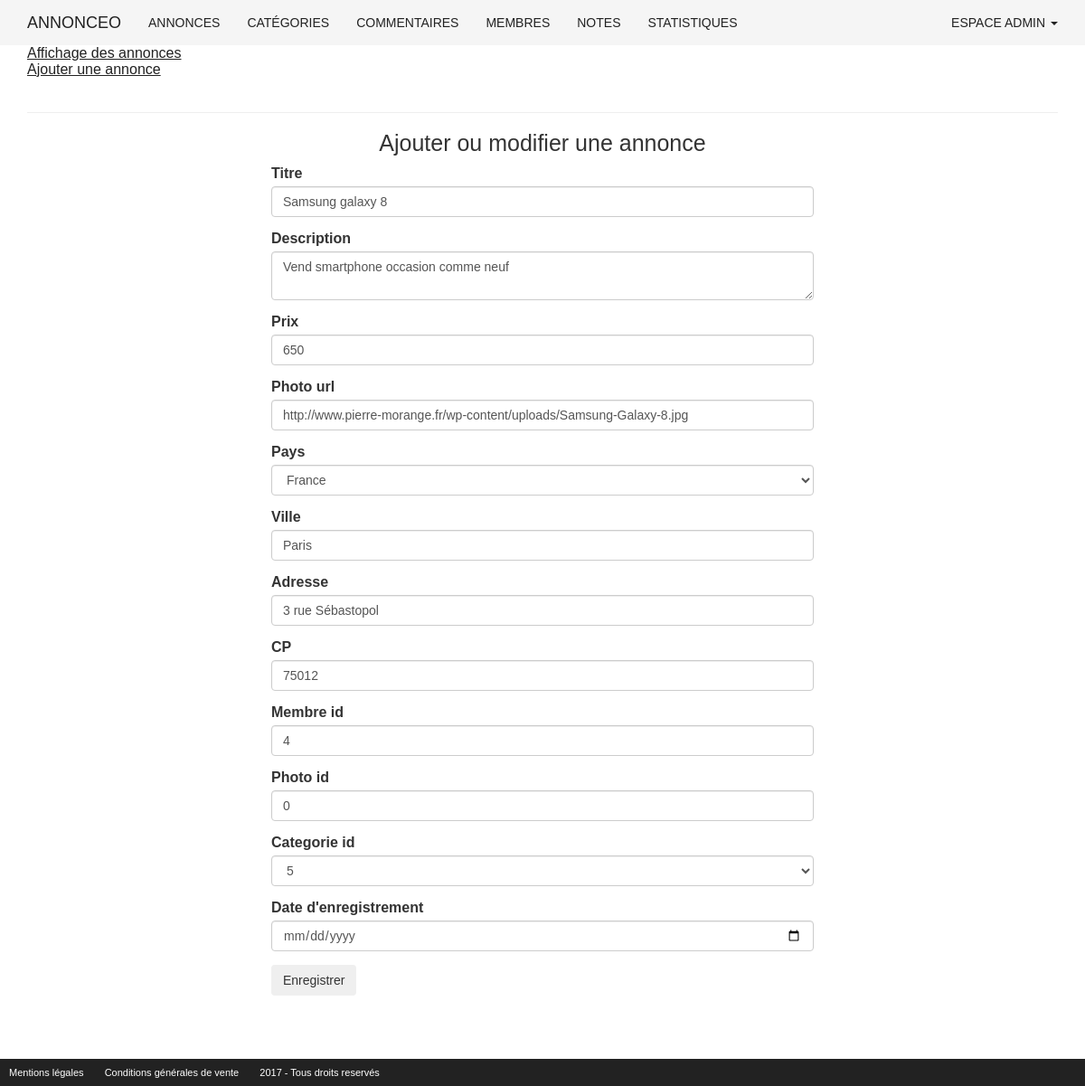
Screenshot of /admin/gestion_annonce.php?action=modification&id_annonce=1 (signed in) with the database file from the repository.
### tables this page shows
CREATE TABLE annonce(
	id_annonce INT(3) AUTO_INCREMENT,
	titre VARCHAR(255) NOT NULL,
	description TEXT NOT NULL,
	prix INT(20) NOT NULL,
	photo VARCHAR(200) NOT NULL,
	pays VARCHAR(20) NOT NULL,
	ville VARCHAR(20) NOT NULL,
	adresse VARCHAR(50) NOT NULL,
	cp INT(5) NOT NULL,
	membre_id INT(3) NOT NULL,
	photo_id INT(3) NOT NULL,
	categorie_id INT(3) NOT NULL,
	date_enregistrement DATETIME DEFAULT NULL,
	PRIMARY KEY(id_annonce)
);

### inc/init.inc.php (called while the page is built, shortened)
<?php
$content = '';

### admin/gestion_annonce.php (the view, shortened to what this page needs)
<?php
require_once("../inc/init.inc.php");
require_once("../inc/haut.inc.php");
$content .= '<a href="?action=affichage"><u>Affichage des annonces</u></a><br>';
$content .= '<a href="?action=ajout"><u>Ajouter une annonce</u></a><br><br><hr>';
echo $content;
if($_GET)
{
if(isset($_GET['action']) && $_GET['action'] == 'ajout' || $_GET['action'] == 'modification')
{
	if(isset($_GET['id_annonce']))
	{
		$resultat = $bdd->query("SELECT * FROM annonce WHERE id_annonce = $_GET[id_annonce]");
		$annonce_actuel = $resultat->fetch(PDO::FETCH_ASSOC);
	}
	$titre = (isset($annonce_actuel['titre'])) ? $annonce_actuel['titre'] : '';
	$description = (isset($annonce_actuel['description'])) ? $annonce_actuel['description'] : '';
	$prix = (isset($annonce_actuel['prix'])) ? $annonce_actuel['prix'] : '';
	$photo = (isset($annonce_actuel['photo'])) ? $annonce_actuel['photo'] : '';
	$pays = (isset($annonce_actuel['pays'])) ? $annonce_actuel['pays'] : '';
	$ville = (isset($annonce_actuel['ville'])) ? $annonce_actuel['ville'] : '';
	$adresse = (isset($annonce_actuel['adresse'])) ? $annonce_actuel['adresse'] : '';
	$cp = (isset($annonce_actuel['cp'])) ? $annonce_actuel['cp'] : '';
	$membre_id = (isset($annonce_actuel['membre_id'])) ? $annonce_actuel['membre_id'] : '';
	$photo_id = (isset($annonce_actuel['photo_id'])) ? $annonce_actuel['photo_id'] : '';
	$categorie_id = (isset($annonce_actuel['categorie_id'])) ? $annonce_actuel['categorie_id'] : '';
	$date_enregistrement = (isset($annonce_actuel['date_enregistrement'])) ? $annonce_actuel['date_enregistrement'] : '';
?>
<h1>Ajouter ou modifier une annonce</h1>
<form action="" method="post" enctype="multipart/form-data">
	<div class="form-group">
	<label for="titre">Titre</label>
	<input class="form-control" type="text" name="titre" id="titre" placeholder="titre" required="required" value="<?php echo $titre;?>" >
	</div>
	<div class="form-group">
	<label for="description">Description</label>
	<textarea class="form-control" type="text" name="description" id="description" placeholder="description" rows="2"><?php echo $description; ?></textarea>
	</div>
	<div class="form-group">
	<label for="titre">Prix</label>
	<input class="form-control" type="text" name="prix" id="prix" placeholder="prix" required="required" value="<?php echo $prix; ?>">
	</div>
	<div class="form-group">
	<label for="photo">Photo url</label>
	<input class="form-control" type="text" name="photo" id="photo" placeholder="Collez l'url de la photo" required="required" value="<?php echo $photo; ?>">
	</div>
	<div class="form-group">
	<label for="pays">Pays</label>
	<select class="form-control" type="text" name="pays" id="pays" required="required">
	<option><?php echo $pays; ?></option>
	</select>
	</div>
	<div class="form-group">
	<label for="ville">Ville</label>
	<input class="form-control" type="text" name="ville" id="ville" placeholder="ville" required="required" value="<?php echo $ville; ?>">
	</div>
	<div class="form-group">
	<label for="adresse">Adresse</label>
	<input class="form-control" type="text" name="adresse" id="adresse" placeholder="adresse" required="required" value="<?php echo $adresse; ?>">
	</div>
	<div class="form-group">
	<label for="cp">CP</label>
	<input class="form-control" type="text" name="cp" id="cp" placeholder="cp" required="required" value="<?php echo $cp; ?>">
	</div>
	<div class="form-group">
	<label for="membre_id">Membre id</label>
	<input class="form-control" type="text" name="membre_id" id="membre_id" placeholder="membre_id" required="required" value="<?php echo $membre_id; ?>">
	</div>
	<div class="form-group">
	<label for="photo_id">Photo id</label>
	<input class="form-control" type="text" name="photo_id" id="photo_id" placeholder="photo_id" required="required" value="<?php echo $photo_id; ?>">
	</div>
	<div class="form-group">
	<label for="categorie_id">Categorie id</label>
	<select id="categorie_id" name="categorie_id"  class="form-control">
	<option><?php echo $categorie_id; ?></option>
	</select>
	</div>
	<div class="form-group">
	<label for="date_enregistrement">Date d'enregistrement</label>
	<input class="form-control" type="date" name="date_enregistrement" id="date_enregistrement" placeholder="date_enregistrement" required="required" value="<?php echo $date_enregistrement; ?>">
	</div>
	<input type="submit" class="btn primary-btn" value="Enregistrer">
</form>
<?php
}}
require_once("../inc/bas.inc.php");
?>

### css/style.css (style rules this page uses)
* { box-sizing: border-box; }
body { margin: 0; padding: 0; font: 16px sans-serif; }
h1 { text-align: center; font-size: 2.5rem; }
a { color: #222; }
section form { width: 600px; margin: 0 auto 50px; }

### rows the page displays
annonce: titre "Samsung galaxy 8", description "Vend smartphone occasion comme neuf", prix "650", photo "http://www.pierre-morange.fr/wp-content/uploads/Samsung-Galaxy-8.jpg", pays "France", ville "Paris", adresse "3 rue Sébastopol", cp "75012", membre_id "4", photo_id "0", categorie_id "5"
